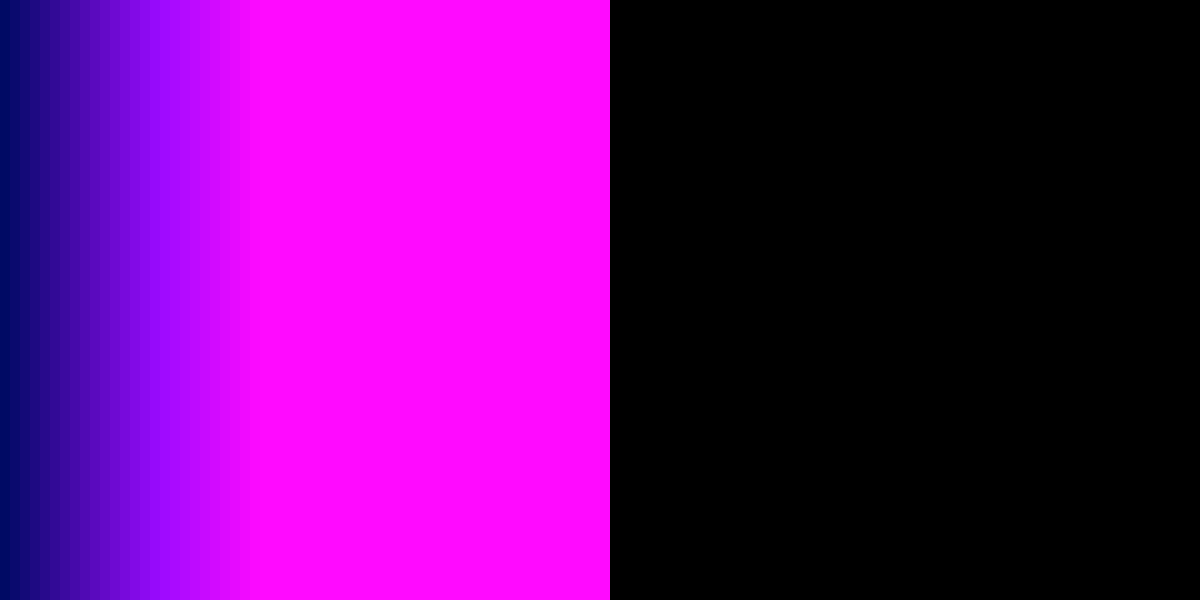
Frame 1 (no input)
Frame 60 (the mouse pressed at the canvas centre just before this capture): identical to frame 1, image omitted
Frame 120 (the mouse held since frame 60 and released just before this capture): identical to frame 1, image omitted

The Processing sketch that drew this single still picture (run headless with seeded random() and noise(); from frame 60 on, the mouse is pressed at the canvas centre):

// Processing sketch: Day6_v1
// ── Day6_v1.pde
PImage browserOne;
PImage browserTwo;
PImage browserThree;

void setup(){
  size(1200,600);
  background(0);
}

void draw(){
  noStroke();
  for(int i = 0; i < width; i = i + 10){
    for(int j = 0; j < height; j = j+10){
      fill(j,10,j+100);
      rect(j,i,20,20);
    }
  }
}
